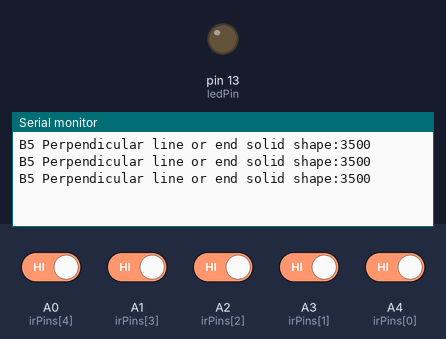
A sketch run on a simulated Arduino Uno, built with avr-gcc and run on an emulated ATmega328P. Shown: output pins drawn as LEDs (lit = HIGH), the last lines printed to the serial monitor. The inputs (shaded band) are chosen by the test bench; at power-on: A0 (irPins[4]), A1 (irPins[3]), A2 (irPins[2]), A3 (irPins[1]), A4 (irPins[0]) HIGH.

Above: at 4.8 s.
4.9 s: A0 (irPins[4]) driven LOW and A1 (irPins[3]) driven LOW
At 7.4 s:
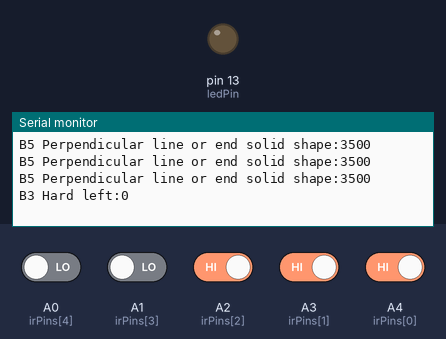
9.5 s: A2 (irPins[2]) driven LOW and A3 (irPins[1]) driven LOW
At 10.4 s:
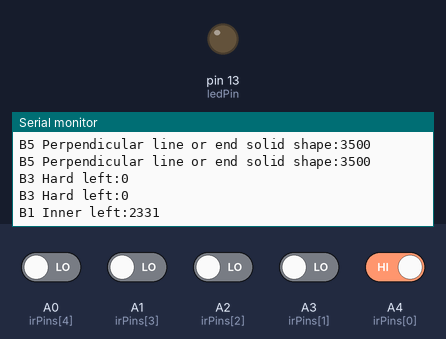
13.5 s: A4 (irPins[0]) driven LOW
At 14.7 s:
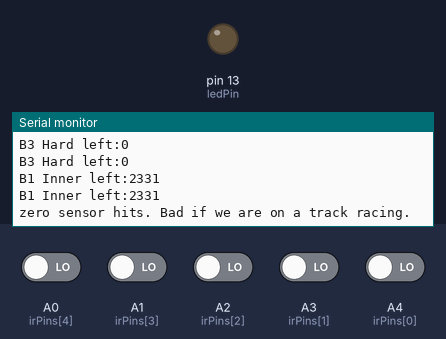
17.5 s: A0 (irPins[4]) driven HIGH
At 19.0 s:
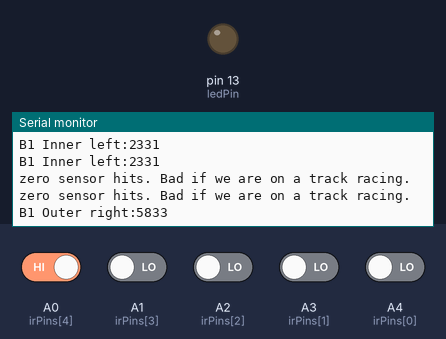
21.5 s: A1 (irPins[3]) driven HIGH
At 23.3 s:
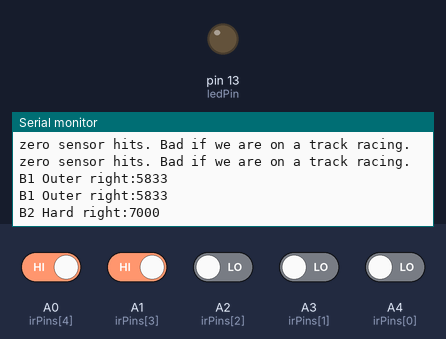
25.5 s: A0 (irPins[4]) driven LOW
At 27.5 s:
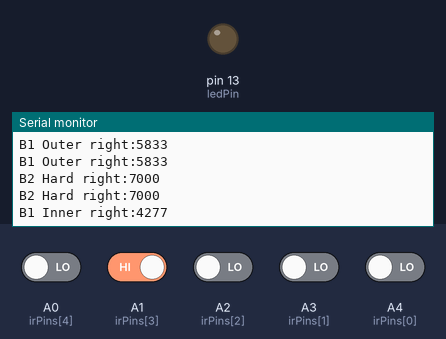

Measured:
- after the input at 4.9 s, the serial monitor: prints a new line after 1.1 s (image 1)
- after the input at 9.5 s, the serial monitor: prints a new line after 0.50 s (image 2)
- after the input at 13.5 s, the serial monitor: prints a new line after 0.50 s (image 3)
- after the input at 17.5 s, the serial monitor: prints a new line after 0.50 s (image 4)
- after the input at 21.5 s, the serial monitor: prints a new line after 0.51 s (image 5)
- after the input at 25.5 s, the serial monitor: prints a new line after 0.51 s (image 6)

The sketch:

R4_OSOYOO_5_IR_Array.ino
```cpp
// Sensor Array defined below
#define SENSOR_OUTER_LEFT   1
#define SENSOR_INNER_LEFT   0
#define SENSOR_CENTER       2
#define SENSOR_INNER_RIGHT  3
#define SENSOR_OUTER_RIGHT   4


// Convert sensor values to a relative position of line.
// Arbitrary scale from left to right of 0-7000, center 3500
#define SENSOR_POS_MIN 0
#define SENSOR_POS_CENTER 3500
#define SENSOR_POS_MAX 7000
#define SENSOR_POS_16P    1166
#define SENSOR_POS_32P    2331
#define SENSOR_POS_50P    3500
#define SENSOR_POS_66P    4277
#define SENSOR_POS_83P    5833
#define SENSOR_POS_100P   7000

const int ledPin = LED_BUILTIN;     // built-in LED is on pin 13


int sensorPosition = SENSOR_POS_CENTER; // A single value used represent line relative to sensor array.

// Vars for IR/Color sensor array
const uint8_t SensorCount = 5;
int irPins[SensorCount] = {A4, A3, A2, A1,A0};
//uint16_t sensorValues[SensorCount]; // Store sensor array boolean states in here.


void setup() {
  Serial.begin(115200);


  setupOsoyooSensorArray();


  pinMode(ledPin, OUTPUT);     // set ledPin as OUTPUT
}

void setupOsoyooSensorArray(){
  pinMode(A0, INPUT);
  pinMode(A1, INPUT);
  pinMode(A2, INPUT);
  pinMode(A3, INPUT);
  pinMode(A4, INPUT);
}


void loop() {

  bool triggerOnWhite = true;
  sensorPosition = getOsoyooSensorPosition(triggerOnWhite);
  //handleMotors(sensorPosition);
  delay(2000);

}


// This is just a placeholder. The PID implementation will be defined in a different project
void handleMotors(int position){
    Serial.println("handleMotors() TODO not implemented");

    // Put in a dead zone for center
    int diff = abs(position - SENSOR_POS_CENTER);
    if(diff < 200 ){
      // close enough to center. do nothing
      return;
    }
}


int getOsoyooSensorPosition(boolean triggerOnWhite){

  //const uint8_t SensorCount = 5;
  uint16_t sensorValues[SensorCount]; // Store sensor array boolean states in here.


  // Get the raw binary values from the 5 sensor array
  int numSensorHits=0;
  for(int i=0 ; i<SensorCount ;  i++){
    if(triggerOnWhite){
      sensorValues[i] = digitalRead(irPins[i]);
    } else {
      // Flip values
      sensorValues[i] = !digitalRead(irPins[i]);
    }
    if(sensorValues[i]){
      numSensorHits++;
    }
  }

  sensorPosition = getOsoyooPositionByArrayValues(numSensorHits, sensorValues);


  return sensorPosition;
}


int getOsoyooPositionByArrayValues(int numSensorHits, uint16_t sensorValues[]){
    if(numSensorHits == 0){
      // No sensors, real bad
      Serial.println("zero sensor hits. Bad if we are on a track racing.");
    } else if(numSensorHits == 1){
      if(sensorValues[SENSOR_OUTER_LEFT]){
        sensorPosition = SENSOR_POS_16P;
        Serial.print("B1 Outer left:"); Serial.println(sensorPosition, DEC);

      } else if(sensorValues[SENSOR_INNER_LEFT]){
        sensorPosition = SENSOR_POS_32P;
        Serial.print("B1 Inner left:");Serial.println(sensorPosition, DEC);

      } else if(sensorValues[SENSOR_CENTER]){
        sensorPosition = SENSOR_POS_CENTER;
        Serial.print("B1 Center:");Serial.println(sensorPosition, DEC);

      } else if(sensorValues[SENSOR_INNER_RIGHT]){
        sensorPosition = SENSOR_POS_66P;
        Serial.print("B1 Inner right:");Serial.println(sensorPosition, DEC);

      } else if(sensorValues[SENSOR_OUTER_RIGHT]){
        sensorPosition = SENSOR_POS_83P;
        Serial.print("B1 Outer right:");Serial.println(sensorPosition, DEC);
      }
  } else if(numSensorHits == 2){
    if(sensorValues[SENSOR_CENTER] && sensorValues[SENSOR_INNER_LEFT]){
      sensorPosition = SENSOR_POS_32P;
      Serial.print("B2 Hard left:");Serial.println(sensorPosition, DEC);

    } else if(sensorValues[SENSOR_CENTER] && sensorValues[SENSOR_OUTER_LEFT]){
      sensorPosition = SENSOR_POS_16P;
      Serial.print("B2 Hard left:");Serial.println(sensorPosition, DEC);

    } else if(sensorValues[SENSOR_INNER_LEFT] && sensorValues[SENSOR_OUTER_LEFT]){
      sensorPosition = SENSOR_POS_MIN;
      Serial.print("B2 Hard left:");Serial.println(sensorPosition, DEC);

    } else if(sensorValues[SENSOR_CENTER] && sensorValues[SENSOR_INNER_RIGHT]){
      sensorPosition = SENSOR_POS_MAX;
      Serial.print("B2 Hard right:");Serial.println(sensorPosition, DEC);

    } else if(sensorValues[SENSOR_CENTER] && sensorValues[SENSOR_OUTER_RIGHT]){
      sensorPosition = SENSOR_POS_MAX;
      Serial.print("B2 Hard right:");Serial.println(sensorPosition, DEC);
    } else if(sensorValues[SENSOR_INNER_RIGHT] && sensorValues[SENSOR_OUTER_RIGHT]){
      sensorPosition = SENSOR_POS_MAX;
      Serial.print("B2 Hard right:");Serial.println(sensorPosition, DEC);
    }
  } else if(numSensorHits == 3){
    // intersection or end zone
    sensorPosition = SENSOR_POS_CENTER;
    if(sensorValues[SENSOR_CENTER] && sensorValues[SENSOR_INNER_LEFT] && sensorValues[SENSOR_INNER_RIGHT]){
      sensorPosition = SENSOR_POS_CENTER;
      Serial.print("B3+ Perpendicular line or end solid shape:");Serial.println(sensorPosition, DEC);
    } else if(sensorValues[SENSOR_CENTER] && sensorValues[SENSOR_INNER_LEFT] && sensorValues[SENSOR_OUTER_LEFT]){
      sensorPosition = SENSOR_POS_MIN;
      Serial.print("B3 Hard left:"); Serial.println(sensorPosition, DEC);
    }  else if(sensorValues[SENSOR_CENTER] && sensorValues[SENSOR_INNER_RIGHT] && sensorValues[SENSOR_OUTER_RIGHT]){
      sensorPosition = SENSOR_POS_MAX;
      Serial.print("B3 Hard right:");Serial.println(sensorPosition, DEC);
    } else {
      sensorPosition = SENSOR_POS_CENTER;
      Serial.print("B3 Perpendicular line or end solid shape:"); Serial.println(sensorPosition, DEC);
    }
  } else if(numSensorHits == 4){
      sensorPosition = SENSOR_POS_CENTER;
      Serial.print("B4 Perpendicular line or end solid shape:"); Serial.println(sensorPosition, DEC);
  } else if(numSensorHits == 5){
      sensorPosition = SENSOR_POS_CENTER;
      Serial.print("B5 Perpendicular line or end solid shape:"); Serial.println(sensorPosition, DEC);
  }
}
```
